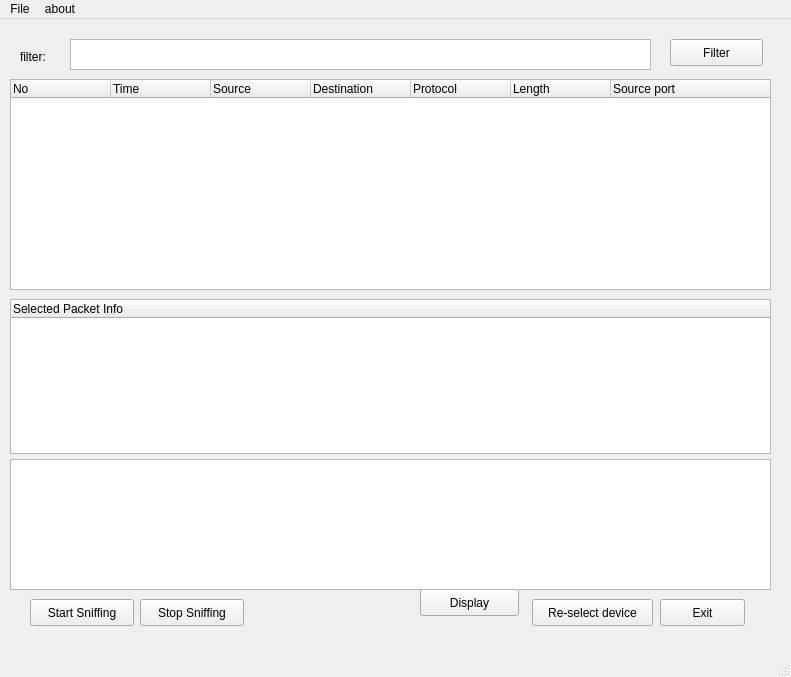
<?xml version="1.0" encoding="UTF-8"?>
<ui version="4.0">
 <class>MainWindow</class>
 <widget class="QMainWindow" name="MainWindow">
  <property name="geometry">
   <rect>
    <x>0</x>
    <y>0</y>
    <width>791</width>
    <height>677</height>
   </rect>
  </property>
  <property name="sizePolicy">
   <sizepolicy hsizetype="Fixed" vsizetype="Fixed">
    <horstretch>0</horstretch>
    <verstretch>0</verstretch>
   </sizepolicy>
  </property>
  <property name="minimumSize">
   <size>
    <width>791</width>
    <height>677</height>
   </size>
  </property>
  <property name="maximumSize">
   <size>
    <width>791</width>
    <height>677</height>
   </size>
  </property>
  <property name="windowTitle">
   <string>Packets</string>
  </property>
  <widget class="QWidget" name="centralwidget">
   <widget class="QLabel" name="label">
    <property name="geometry">
     <rect>
      <x>20</x>
      <y>30</y>
      <width>40</width>
      <height>15</height>
     </rect>
    </property>
    <property name="sizePolicy">
     <sizepolicy hsizetype="MinimumExpanding" vsizetype="MinimumExpanding">
      <horstretch>0</horstretch>
      <verstretch>0</verstretch>
     </sizepolicy>
    </property>
    <property name="text">
     <string>filter:</string>
    </property>
   </widget>
   <widget class="QTreeWidget" name="PacketTree">
    <property name="geometry">
     <rect>
      <x>10</x>
      <y>280</y>
      <width>761</width>
      <height>155</height>
     </rect>
    </property>
    <column>
     <property name="text">
      <string>Selected Packet Info</string>
     </property>
    </column>
   </widget>
   <widget class="QTreeWidget" name="PacketTable">
    <property name="geometry">
     <rect>
      <x>10</x>
      <y>60</y>
      <width>761</width>
      <height>211</height>
     </rect>
    </property>
    <column>
     <property name="text">
      <string>No</string>
     </property>
    </column>
    <column>
     <property name="text">
      <string>Time</string>
     </property>
    </column>
    <column>
     <property name="text">
      <string>Source</string>
     </property>
    </column>
    <column>
     <property name="text">
      <string>Destination</string>
     </property>
    </column>
    <column>
     <property name="text">
      <string>Protocol</string>
     </property>
    </column>
    <column>
     <property name="text">
      <string>Length</string>
     </property>
    </column>
    <column>
     <property name="text">
      <string>Source port</string>
     </property>
    </column>
    <column>
     <property name="text">
      <string/>
     </property>
    </column>
   </widget>
   <widget class="QTextEdit" name="FilterText">
    <property name="geometry">
     <rect>
      <x>70</x>
      <y>20</y>
      <width>581</width>
      <height>31</height>
     </rect>
    </property>
    <property name="sizePolicy">
     <sizepolicy hsizetype="Expanding" vsizetype="Preferred">
      <horstretch>0</horstretch>
      <verstretch>0</verstretch>
     </sizepolicy>
    </property>
   </widget>
   <widget class="QPushButton" name="FilterBtn">
    <property name="geometry">
     <rect>
      <x>670</x>
      <y>20</y>
      <width>93</width>
      <height>27</height>
     </rect>
    </property>
    <property name="text">
     <string>Filter</string>
    </property>
   </widget>
   <widget class="QPushButton" name="StopSniffing">
    <property name="geometry">
     <rect>
      <x>140</x>
      <y>580</y>
      <width>104</width>
      <height>27</height>
     </rect>
    </property>
    <property name="text">
     <string>Stop Sniffing</string>
    </property>
   </widget>
   <widget class="QPushButton" name="StartButton">
    <property name="geometry">
     <rect>
      <x>30</x>
      <y>580</y>
      <width>104</width>
      <height>27</height>
     </rect>
    </property>
    <property name="text">
     <string>Start Sniffing</string>
    </property>
   </widget>
   <widget class="QPushButton" name="Exit">
    <property name="geometry">
     <rect>
      <x>660</x>
      <y>580</y>
      <width>85</width>
      <height>27</height>
     </rect>
    </property>
    <property name="text">
     <string>Exit</string>
    </property>
   </widget>
   <widget class="QPushButton" name="DisplayButton">
    <property name="geometry">
     <rect>
      <x>420</x>
      <y>570</y>
      <width>99</width>
      <height>27</height>
     </rect>
    </property>
    <property name="visible">
     <bool>false</bool>
    </property>
    <property name="text">
     <string>Display</string>
    </property>
   </widget>
   <widget class="QPlainTextEdit" name="plainTextEdit">
    <property name="enabled">
     <bool>true</bool>
    </property>
    <property name="geometry">
     <rect>
      <x>10</x>
      <y>440</y>
      <width>761</width>
      <height>131</height>
     </rect>
    </property>
    <property name="acceptDrops">
     <bool>true</bool>
    </property>
    <property name="undoRedoEnabled">
     <bool>false</bool>
    </property>
    <property name="plainText">
     <string/>
    </property>
    <property name="cursorWidth">
     <number>0</number>
    </property>
    <property name="textInteractionFlags">
     <set>Qt::TextSelectableByKeyboard|Qt::TextSelectableByMouse</set>
    </property>
   </widget>
   <widget class="QPushButton" name="Reselect">
    <property name="geometry">
     <rect>
      <x>532</x>
      <y>580</y>
      <width>121</width>
      <height>27</height>
     </rect>
    </property>
    <property name="text">
     <string>Re-select device</string>
    </property>
   </widget>
  </widget>
  <widget class="QStatusBar" name="statusBar">
   <property name="statusTip">
    <string/>
   </property>
  </widget>
  <widget class="QMenuBar" name="menuBar">
   <property name="geometry">
    <rect>
     <x>0</x>
     <y>0</y>
     <width>791</width>
     <height>21</height>
    </rect>
   </property>
   <widget class="QMenu" name="menuFile">
    <property name="title">
     <string>File</string>
    </property>
    <addaction name="actionOpen"/>
    <addaction name="actionSave"/>
   </widget>
   <widget class="QMenu" name="menuAbout">
    <property name="title">
     <string>about</string>
    </property>
   </widget>
   <addaction name="menuFile"/>
   <addaction name="menuAbout"/>
  </widget>
  <action name="actionAbout_us">
   <property name="icon">
    <iconset>
     <normaloff>Windows/about.png</normaloff>Windows/about.png</iconset>
   </property>
   <property name="text">
    <string>about us</string>
   </property>
   <property name="toolTip">
    <string>&lt;html&gt;&lt;head/&gt;&lt;body&gt;&lt;p&gt;about us&lt;/p&gt;&lt;/body&gt;&lt;/html&gt;</string>
   </property>
  </action>
  <action name="actionOpen">
   <property name="text">
    <string>open</string>
   </property>
   <property name="toolTip">
    <string>open pcap file</string>
   </property>
  </action>
  <action name="actionSave">
   <property name="text">
    <string>save</string>
   </property>
   <property name="toolTip">
    <string>save pcap file</string>
   </property>
  </action>
 </widget>
 <resources/>
 <connections>
  <connection>
   <sender>Exit</sender>
   <signal>clicked()</signal>
   <receiver>MainWindow</receiver>
   <slot>close()</slot>
   <hints>
    <hint type="sourcelabel">
     <x>529</x>
     <y>526</y>
    </hint>
    <hint type="destinationlabel">
     <x>310</x>
     <y>285</y>
    </hint>
   </hints>
  </connection>
  <connection>
   <sender>PacketTable</sender>
   <signal>itemClicked(QTreeWidgetItem*,int)</signal>
   <receiver>DisplayButton</receiver>
   <slot>click()</slot>
   <hints>
    <hint type="sourcelabel">
     <x>390</x>
     <y>205</y>
    </hint>
    <hint type="destinationlabel">
     <x>469</x>
     <y>623</y>
    </hint>
   </hints>
  </connection>
 </connections>
</ui>
